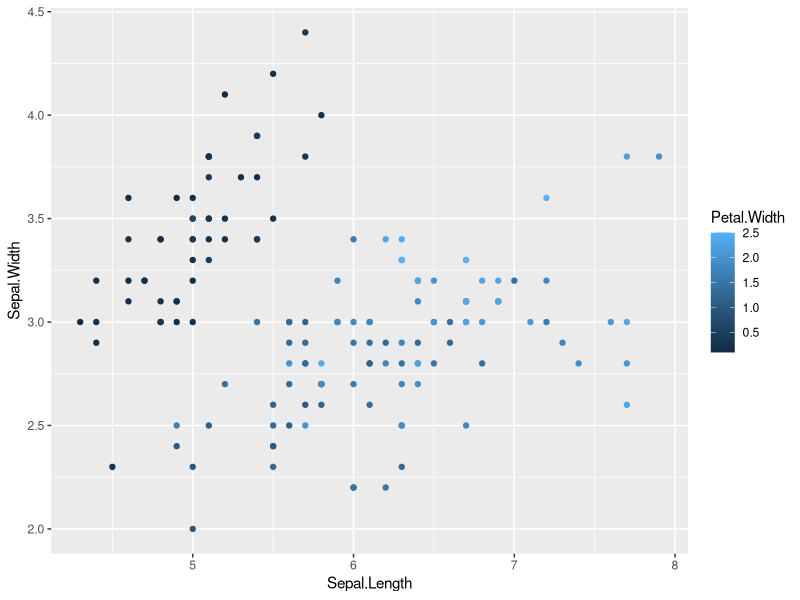
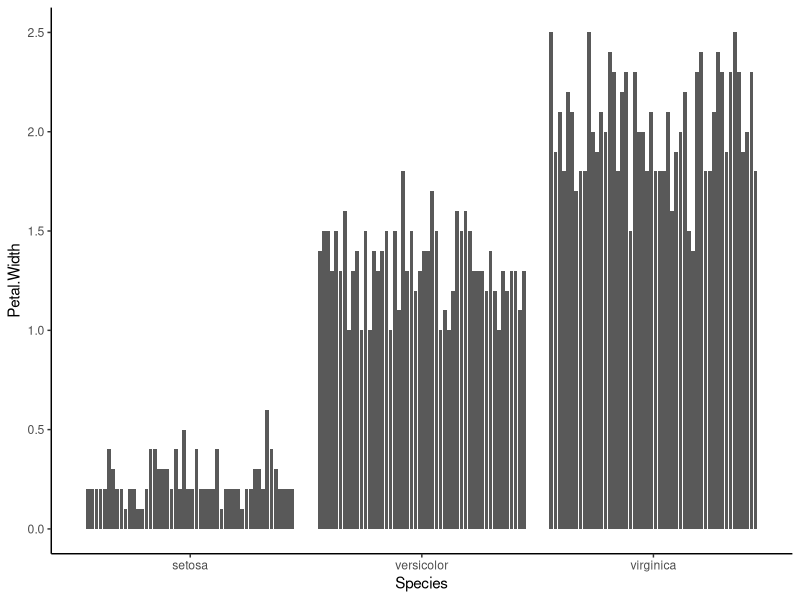
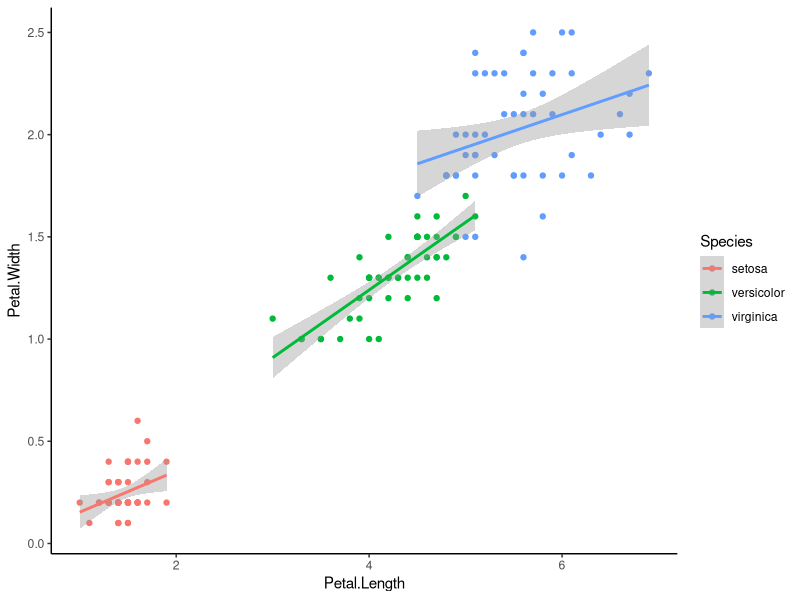
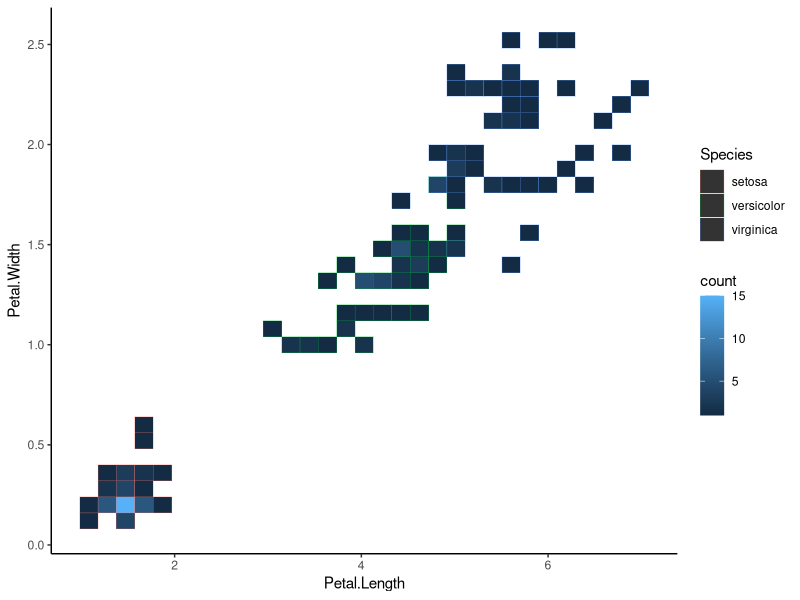

Generate these figures, in order, with R:
?iris
?dim
dim(iris)
class(iris)
?head
head(iris, n=10)
iris[1,]
iris[,1]
iris[1:3,1:3]

## what are the data types?
# 1. categorical data type: species
# 2. quantitative data type: sepal length, sepal width, petal length, petal width
## advanced students: pick a different dataset

## let's make an exploratory data visualization
#install.packages("ggplot2")
library(ggplot2)
?ggplot
ggplot(data = iris) +
  geom_point(aes(x = Sepal.Length, y = Sepal.Width, 
                 col = Petal.Width))

## TODO: make a data visualization
## What do you think of this data visualization?
ggplot(data = iris) +
  geom_bar(stat = "identity", position = "dodge2",
           aes(x = Species, y = Petal.Width)) +
  theme_classic()
## I'm trying to make salient the relationship 
## between petal width and species

## What feature of the data were you trying to explore?
#### association between petal.length versus petal width
#### and whether it differs between species
## What do I do to make your data visualization?

## tutorial used: https://community.rstudio.com/t/insert-regression-model-into-ggplot2/2439
## I worked with Wendy
ggplot(data = iris) +
  geom_point(aes(x = Petal.Length, y = Petal.Width,
                 col = Species)) +
  theme_classic() +
  geom_smooth(method = "lm",
              aes(x = Petal.Length, y = Petal.Width,
              col = Species))



ggplot(data = iris) +
  geom_bin_2d(aes(x = Petal.Length, y = Petal.Width,
                  col = Species)) +
  theme_classic() 


